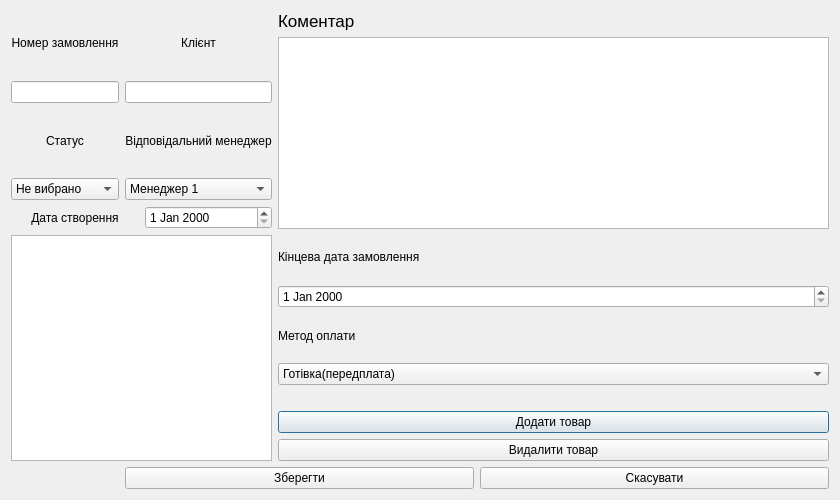
<?xml version="1.0" encoding="UTF-8"?>
<ui version="4.0">
 <class>Dialog</class>
 <widget class="QDialog" name="Dialog">
  <property name="geometry">
   <rect>
    <x>0</x>
    <y>0</y>
    <width>840</width>
    <height>500</height>
   </rect>
  </property>
  <property name="windowTitle">
   <string>Dialog</string>
  </property>
  <layout class="QGridLayout" name="gridLayout">
   <item row="2" column="0" colspan="2">
    <widget class="QTableView" name="edit_order_items_table"/>
   </item>
   <item row="1" column="0" colspan="2">
    <layout class="QHBoxLayout" name="horizontalLayout_2">
     <item>
      <widget class="QLabel" name="label_5">
       <property name="text">
        <string>Дата створення</string>
       </property>
       <property name="alignment">
        <set>Qt::AlignmentFlag::AlignCenter</set>
       </property>
      </widget>
     </item>
     <item>
      <widget class="QDateEdit" name="order_date">
       <property name="sizePolicy">
        <sizepolicy hsizetype="Ignored" vsizetype="Fixed">
         <horstretch>0</horstretch>
         <verstretch>0</verstretch>
        </sizepolicy>
       </property>
      </widget>
     </item>
    </layout>
   </item>
   <item row="0" column="0">
    <layout class="QVBoxLayout" name="verticalLayout_3">
     <item>
      <widget class="QLabel" name="label">
       <property name="text">
        <string>Номер замовлення</string>
       </property>
       <property name="alignment">
        <set>Qt::AlignmentFlag::AlignCenter</set>
       </property>
      </widget>
     </item>
     <item>
      <widget class="QLineEdit" name="order_number">
       <property name="sizePolicy">
        <sizepolicy hsizetype="Preferred" vsizetype="Fixed">
         <horstretch>0</horstretch>
         <verstretch>0</verstretch>
        </sizepolicy>
       </property>
       <property name="frame">
        <bool>true</bool>
       </property>
       <property name="readOnly">
        <bool>true</bool>
       </property>
      </widget>
     </item>
     <item>
      <widget class="QLabel" name="label_4">
       <property name="sizePolicy">
        <sizepolicy hsizetype="Preferred" vsizetype="Preferred">
         <horstretch>0</horstretch>
         <verstretch>0</verstretch>
        </sizepolicy>
       </property>
       <property name="text">
        <string>Статус</string>
       </property>
       <property name="alignment">
        <set>Qt::AlignmentFlag::AlignCenter</set>
       </property>
      </widget>
     </item>
     <item>
      <widget class="QComboBox" name="order_status_cbx">
       <property name="sizeAdjustPolicy">
        <enum>QComboBox::SizeAdjustPolicy::AdjustToContents</enum>
       </property>
       <item>
        <property name="text">
         <string>Не вибрано</string>
        </property>
       </item>
       <item>
        <property name="text">
         <string>Створено</string>
        </property>
       </item>
       <item>
        <property name="text">
         <string>В обробці</string>
        </property>
       </item>
       <item>
        <property name="text">
         <string>Забрано</string>
        </property>
       </item>
       <item>
        <property name="text">
         <string>Відправлено</string>
        </property>
       </item>
       <item>
        <property name="text">
         <string>Отримано</string>
        </property>
       </item>
      </widget>
     </item>
    </layout>
   </item>
   <item row="0" column="2" rowspan="2">
    <layout class="QVBoxLayout" name="verticalLayout_2">
     <item>
      <widget class="QLabel" name="comment_label">
       <property name="font">
        <font>
         <pointsize>13</pointsize>
         <italic>false</italic>
         <bold>false</bold>
        </font>
       </property>
       <property name="text">
        <string>Коментар</string>
       </property>
       <property name="textFormat">
        <enum>Qt::TextFormat::PlainText</enum>
       </property>
       <property name="scaledContents">
        <bool>false</bool>
       </property>
       <property name="alignment">
        <set>Qt::AlignmentFlag::AlignLeading|Qt::AlignmentFlag::AlignLeft|Qt::AlignmentFlag::AlignVCenter</set>
       </property>
       <property name="wordWrap">
        <bool>false</bool>
       </property>
       <property name="textInteractionFlags">
        <set>Qt::TextInteractionFlag::NoTextInteraction</set>
       </property>
      </widget>
     </item>
     <item>
      <widget class="QTextEdit" name="comment_order_txtedit"/>
     </item>
    </layout>
   </item>
   <item row="2" column="2">
    <layout class="QVBoxLayout" name="verticalLayout">
     <item>
      <widget class="QLabel" name="end_order_date_label">
       <property name="text">
        <string>Кінцева дата замовлення</string>
       </property>
      </widget>
     </item>
     <item>
      <widget class="QDateEdit" name="complete_order_date"/>
     </item>
     <item>
      <widget class="QLabel" name="payment_method_label">
       <property name="text">
        <string>Метод оплати</string>
       </property>
      </widget>
     </item>
     <item>
      <widget class="QComboBox" name="payment_method_cbx">
       <property name="sizeAdjustPolicy">
        <enum>QComboBox::SizeAdjustPolicy::AdjustToContents</enum>
       </property>
       <item>
        <property name="text">
         <string>Готівка(передплата)</string>
        </property>
       </item>
       <item>
        <property name="text">
         <string>Готівка(при отриманні)</string>
        </property>
       </item>
       <item>
        <property name="text">
         <string>Карта(передплата)</string>
        </property>
       </item>
       <item>
        <property name="text">
         <string>Карта(при отриманні)</string>
        </property>
       </item>
       <item>
        <property name="text">
         <string>Банківський переказ</string>
        </property>
       </item>
       <item>
        <property name="text">
         <string>Інше</string>
        </property>
       </item>
      </widget>
     </item>
     <item>
      <spacer name="horizontalSpacer">
       <property name="orientation">
        <enum>Qt::Orientation::Horizontal</enum>
       </property>
       <property name="sizeHint" stdset="0">
        <size>
         <width>40</width>
         <height>20</height>
        </size>
       </property>
      </spacer>
     </item>
     <item>
      <widget class="QPushButton" name="add_product_btn">
       <property name="text">
        <string>Додати товар</string>
       </property>
      </widget>
     </item>
     <item>
      <widget class="QPushButton" name="remove_product_btn">
       <property name="text">
        <string>Видалити товар</string>
       </property>
      </widget>
     </item>
    </layout>
   </item>
   <item row="0" column="1">
    <layout class="QVBoxLayout" name="verticalLayout_4">
     <item>
      <widget class="QLabel" name="label_2">
       <property name="text">
        <string>Клієнт</string>
       </property>
       <property name="alignment">
        <set>Qt::AlignmentFlag::AlignCenter</set>
       </property>
      </widget>
     </item>
     <item>
      <widget class="QLineEdit" name="client_order_name">
       <property name="sizePolicy">
        <sizepolicy hsizetype="Preferred" vsizetype="Fixed">
         <horstretch>0</horstretch>
         <verstretch>0</verstretch>
        </sizepolicy>
       </property>
      </widget>
     </item>
     <item>
      <widget class="QLabel" name="label_3">
       <property name="sizePolicy">
        <sizepolicy hsizetype="Preferred" vsizetype="Preferred">
         <horstretch>0</horstretch>
         <verstretch>0</verstretch>
        </sizepolicy>
       </property>
       <property name="text">
        <string>Відповідальний менеджер</string>
       </property>
       <property name="alignment">
        <set>Qt::AlignmentFlag::AlignCenter</set>
       </property>
      </widget>
     </item>
     <item>
      <widget class="QComboBox" name="manager_name_cbx">
       <property name="sizePolicy">
        <sizepolicy hsizetype="Preferred" vsizetype="Fixed">
         <horstretch>0</horstretch>
         <verstretch>0</verstretch>
        </sizepolicy>
       </property>
       <property name="sizeAdjustPolicy">
        <enum>QComboBox::SizeAdjustPolicy::AdjustToContents</enum>
       </property>
       <item>
        <property name="text">
         <string>Менеджер 1</string>
        </property>
       </item>
       <item>
        <property name="text">
         <string>Менеджер 2</string>
        </property>
       </item>
      </widget>
     </item>
    </layout>
   </item>
   <item row="3" column="1" colspan="2">
    <layout class="QHBoxLayout" name="horizontalLayout">
     <item>
      <widget class="QPushButton" name="save_order_btn">
       <property name="text">
        <string>Зберегти</string>
       </property>
      </widget>
     </item>
     <item>
      <widget class="QPushButton" name="cancel_order_btn">
       <property name="text">
        <string>Скасувати</string>
       </property>
      </widget>
     </item>
    </layout>
   </item>
  </layout>
 </widget>
 <resources/>
 <connections/>
</ui>
